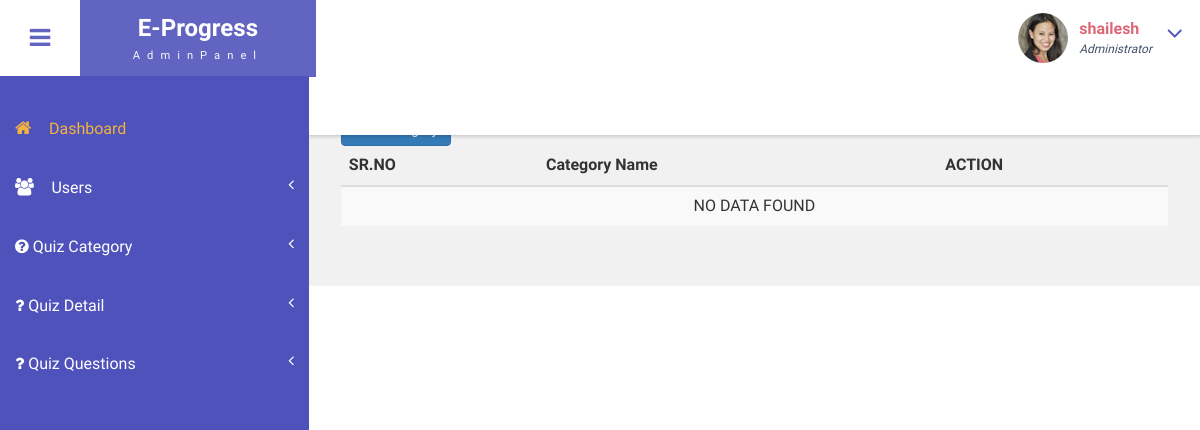
Before: /viewcategory (signed in) with the older database file.
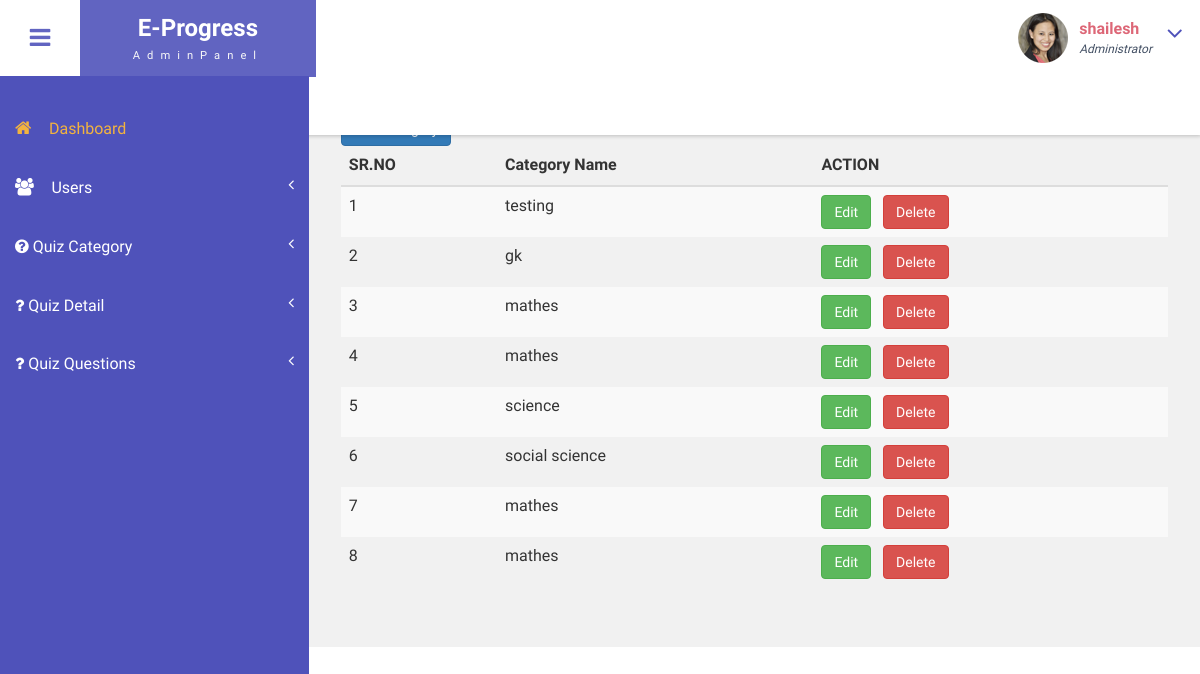
After: the same page with the newer database file.
### tables this page shows
CREATE TABLE `category` (
  `id` int(11) NOT NULL,
  `category_name` varchar(255) NOT NULL,
  `create at` timestamp NOT NULL DEFAULT current_timestamp(),
  `update at` timestamp NOT NULL DEFAULT current_timestamp()
);

### index.php (called while the page is built)
<?php
require_once("Controller/Controller.php");
?>

### Model/Model.php (called while the page is built, shortened)
<?php
class Model
{
    function __construct(protected $connection = null)
    {
        try {
            $this->connection = new mysqli("localhost", "root", "", "project_oes");
        } catch (\Exception $e) {
            $ErrorMsg = PHP_EOL . "Error Date Time >>> " . date('d-m-Y h:i:s A') . PHP_EOL . "Error Msg >>> " . $e->getMessage() . PHP_EOL;
            if (!file_exists('log')) {
                mkdir("log");
            }
            $FileName = date('d_m_Y');
            file_put_contents("log/" . $FileName . "_log.txt", $ErrorMsg, FILE_APPEND);
        }
    }
    function Select($tbl, $where = null)
    {
        $SQL = " SELECT * FROM $tbl";
        $SQLEx = $this->connection->query($SQL);
        if ($SQLEx->num_rows > 0) {
            while ($data = $SQLEx->fetch_object()) {
                $FetchData[] = $data;
            }
            $Responce['Code'] = "1";
            $Responce['Msg'] = "Msg";
            $Responce['Data'] = $FetchData;
        } else {
            $Responce['Code'] = "0";
            $Responce['Msg'] = "Try Again";
            $Responce['Data'] = "0";
        }
        return $Responce;
    }
}
?>

### View/Admin/quiz/category/viewallcategory.php (the view, shortened to what this page needs)
<div id="page-wrapper">
    <div class="main-page">
        <a href="addcategory" class="btn btn-primary">Add Category</a>
        <table class="table table-striped table-dark">
            <thead>
                <tr>
                    <th>SR.NO</th>
                    <th>Category Name</th>
                    <th>ACTION</th>
                </tr>
            </thead>
            <tbody>
                <?php
                if (!empty($ViewcategoryRes['Data'])) {
                    $i = 0;
                    foreach ($ViewcategoryRes['Data'] as $key => $value) {
                        $i++; ?>
                        <tr>
                            <td><?php echo $i; ?></td>
                            <td><?php echo $value->category_name; ?></td>
                            <td>
                                <a href="edit_category?id=<?php echo $value->id; ?>" class="btn btn-success">Edit</a>&nbsp;&nbsp;
                                <a href="delete_category?id=<?php echo $value->id; ?>" class="btn btn-danger" onclick="return checkDelete()">Delete</a>
                            </td>
                        </tr>
                    <?php }
                } else { ?>
                    <tr>
                        <td colspan="6" class="text-center">NO DATA FOUND </td>
                    </tr>
                <?php  }
                ?>
            </tbody>
        </table>
    </div>
</div>

Changed rows visible on the page:
added category: category_name "testing"
added category: category_name "gk"
added category: category_name "mathes"
added category: category_name "mathes"
added category: category_name "science"
added category: category_name "social science"
added category: category_name "mathes"
added category: category_name "mathes"
Other visible differences:
text no longer shown: "NO DATA FOUND"
